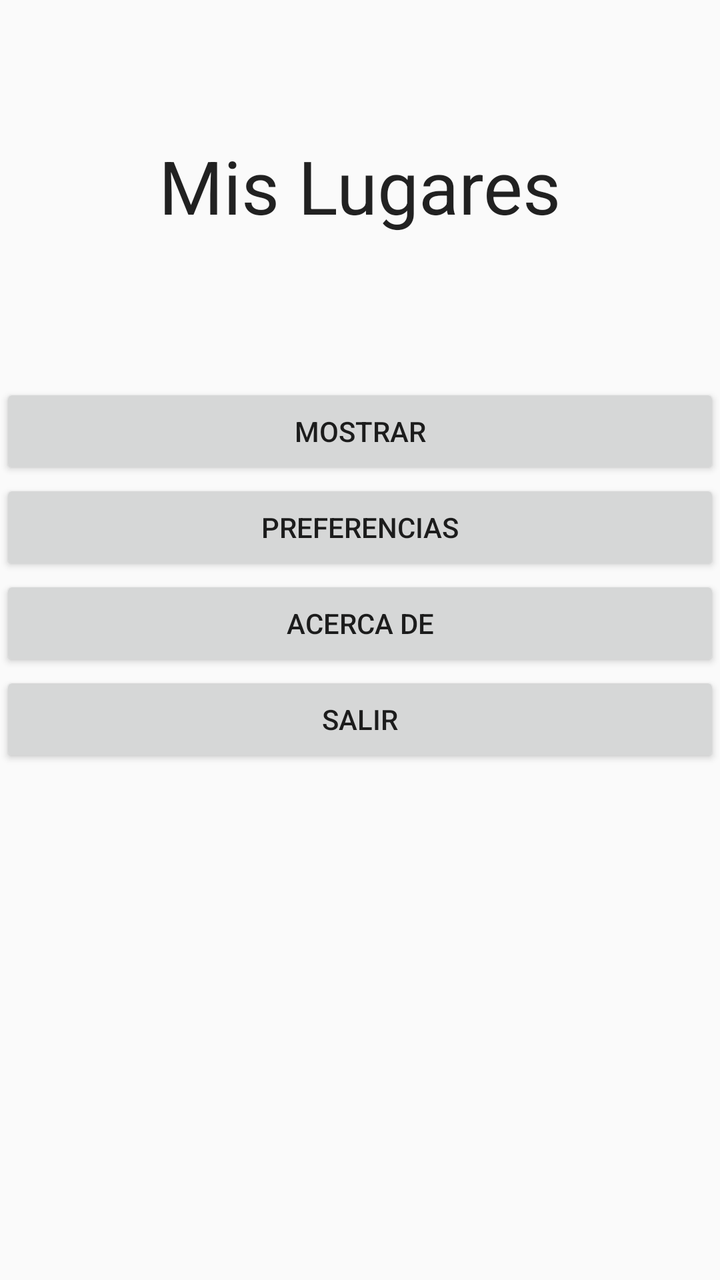
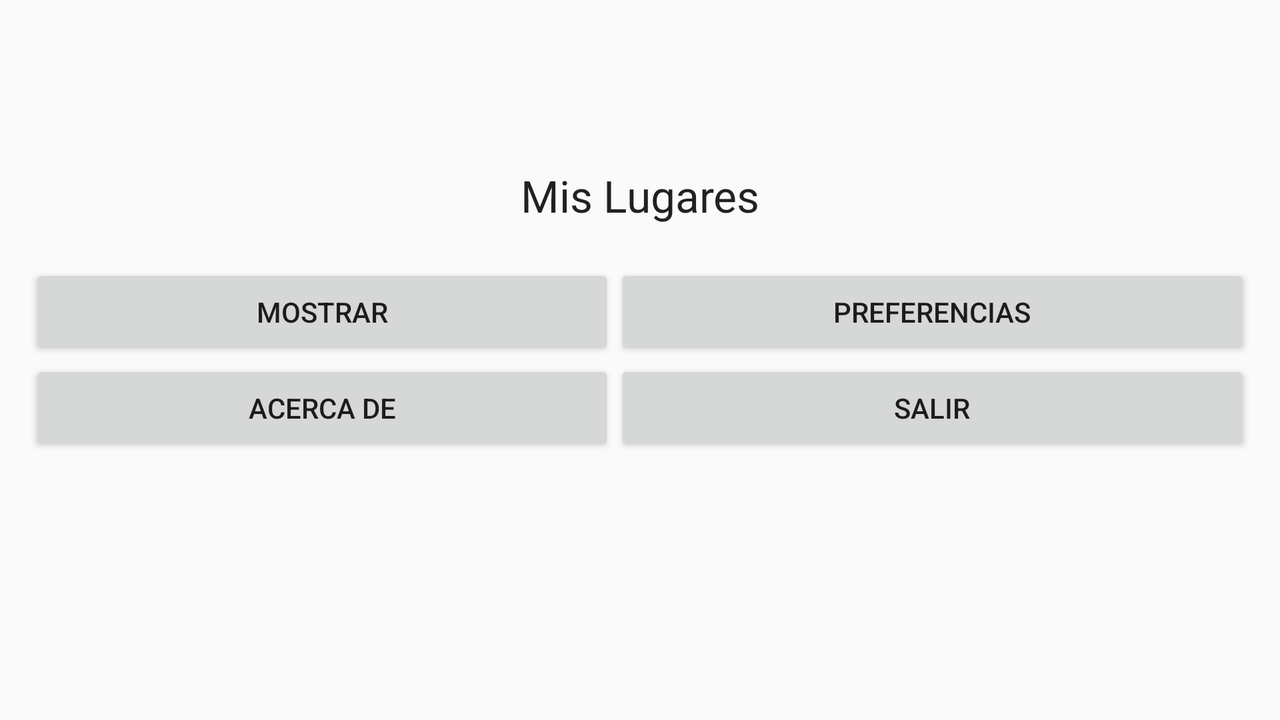

An Android layout and its configuration variant, each rendered on a device that would load it. The default file and the variant file are quoted in full after the pictures.
<!-- AndroidManifest.xml: application theme AppTheme -->
<!-- res/layout/main_activity.xml -->
<?xml version="1.0" encoding="utf-8"?>
<RelativeLayout xmlns:android="http://schemas.android.com/apk/res/android"
    android:orientation="vertical" android:layout_width="match_parent"
    android:layout_height="match_parent">

    <TextView
        android:layout_width="wrap_content"
        android:layout_height="wrap_content"
        android:textAppearance="?android:attr/textAppearanceLarge"
        android:text="@string/MisLugares"
        android:id="@+id/textView7"
        android:layout_alignParentTop="true"
        android:layout_centerHorizontal="true"
        android:layout_marginTop="68dp"
        style="@style/MiEstilo" />

    <Button
        android:layout_width="match_parent"
        android:layout_height="wrap_content"
        android:text="@string/Mostrar"
        android:id="@+id/MostrarLugares"
        android:layout_marginTop="74dp"
        android:layout_below="@+id/textView7"
        android:layout_centerHorizontal="true" />

    <Button
        android:layout_width="match_parent"
        android:layout_height="wrap_content"
        android:text="@string/Preferencias"
        android:id="@+id/Preferencias"
        android:layout_below="@+id/MostrarLugares"
        android:layout_centerHorizontal="true"
        android:onClick="lanzarPreferencias" />

    <Button
        android:layout_width="match_parent"
        android:layout_height="wrap_content"
        android:text="@string/AcercaDe"
        android:id="@+id/AcercaDe"
        android:layout_below="@+id/Preferencias"
        android:layout_centerHorizontal="true"
        android:onClick="lanzarAcercaDe" />

    <Button
        android:layout_width="match_parent"
        android:layout_height="wrap_content"
        android:text="@string/Salir"
        android:id="@+id/Salir"
        android:layout_below="@+id/AcercaDe"
        android:layout_centerHorizontal="true"
        android:onClick="lanzarSalir" />
    

</RelativeLayout>
<!-- resources referenced by this layout -->
<resources>
  <string name="AcercaDe">Acerca de</string>
  <string name="MisLugares">Mis Lugares</string>
  <string name="Mostrar">Mostrar</string>
  <string name="Preferencias">Preferencias</string>
  <string name="Salir">Salir</string>
  <style name="MiEstilo" parent="AppTheme">
          <item name="android:textSize">18pt</item>
      </style>
  <style name="AppTheme" parent="Theme.AppCompat.Light.DarkActionBar">
          
      </style>
</resources>
<!-- res/layout-land/main_activity.xml (the repository's variant of the layout above) -->
<!-- drawn on the phone turned sideways -->
<?xml version="1.0" encoding="utf-8"?>
<RelativeLayout xmlns:android="http://schemas.android.com/apk/res/android"
    android:orientation="vertical" android:layout_width="match_parent"
    android:layout_height="match_parent"
    android:layout_margin="15dp">

    <TextView
        android:layout_width="wrap_content"
        android:layout_height="wrap_content"
        android:textAppearance="?android:attr/textAppearanceLarge"
        android:text="@string/MisLugares"
        android:id="@+id/textView7"
        android:layout_alignParentTop="true"
        android:layout_centerHorizontal="true"
        android:layout_marginTop="68dp" />

    <TableLayout
        android:layout_width="match_parent"
        android:layout_height="wrap_content"
        android:layout_centerVertical="true"
        android:layout_centerHorizontal="true"
        android:stretchColumns="*">

        <TableRow
            android:layout_width="fill_parent"
            android:layout_height="fill_parent">

            <Button
                android:layout_width="wrap_content"
                android:layout_height="wrap_content"
                android:text="@string/Mostrar"
                android:id="@+id/MostrarLugares"
                android:layout_below="@+id/textView7"
                android:layout_centerHorizontal="true"
                android:layout_column="0" />

            <Button
                android:layout_width="wrap_content"
                android:layout_height="wrap_content"
                android:text="@string/Preferencias"
                android:id="@+id/Preferencias"
                android:layout_below="@+id/MostrarLugares"
                android:layout_centerHorizontal="true"
                android:layout_column="1" />
        </TableRow>

        <TableRow
            android:layout_width="fill_parent"
            android:layout_height="fill_parent">

            <Button
                android:layout_width="match_parent"
                android:layout_height="wrap_content"
                android:text="@string/AcercaDe"
                android:id="@+id/AcercaDe"
                android:layout_below="@+id/Preferencias"
                android:layout_centerHorizontal="true"
                android:layout_column="0"
                android:onClick="lanzarAcercaDe" />

            <Button
                android:layout_width="match_parent"
                android:layout_height="wrap_content"
                android:text="@string/Salir"
                android:id="@+id/Salir"
                android:layout_below="@+id/AcercaDe"
                android:layout_centerHorizontal="true"
                android:layout_column="1" />
        </TableRow>
    </TableLayout>

</RelativeLayout>
<!-- resources referenced by the variant -->
<!-- as the phone turned sideways resolves them -->
<resources>
  <string name="AcercaDe">Acerca de</string>
  <string name="MisLugares">Mis Lugares</string>
  <string name="Mostrar">Mostrar</string>
  <string name="Preferencias">Preferencias</string>
  <string name="Salir">Salir</string>
  <style name="AppTheme" parent="Theme.AppCompat.Light.DarkActionBar">
          
      </style>
</resources>
